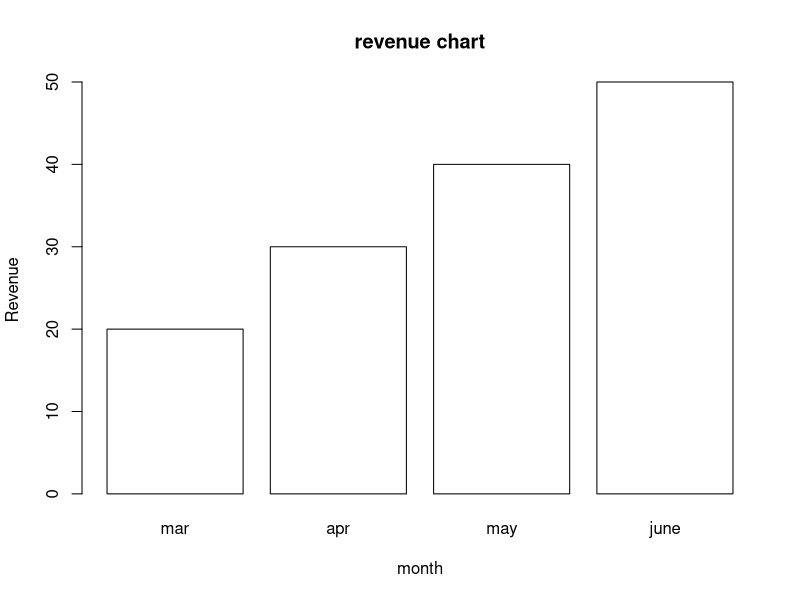
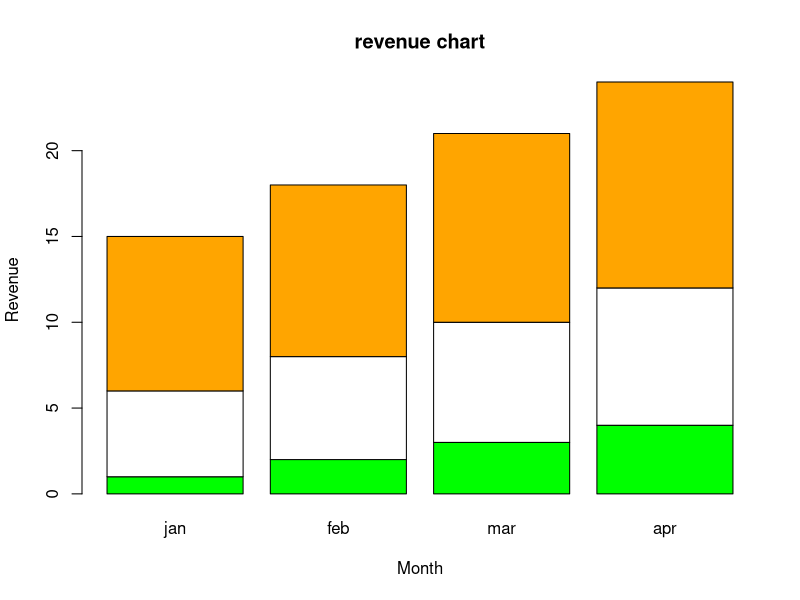

R code for these plots, in order:
#bargraph

a <- c(20 , 30 , 40 ,50)
m <- c("mar","apr","may","june")
barplot(a , names.arg = m, xlab="month",ylab="Revenue",col="white",main="revenue chart",border="black")

#bargraph Revenue 
colors<-c("green","white","orange")
months<-c("jan","feb","mar","apr")
values<-matrix(c(1,2,3,4,5,6,7,8,9,10,11,12), nrow = 3 , ncol=4 , byrow =TRUE)
barplot(values,main = "revenue chart" , names.arg=months, xlab="Month" , ylab = "Revenue" , col = colors)
